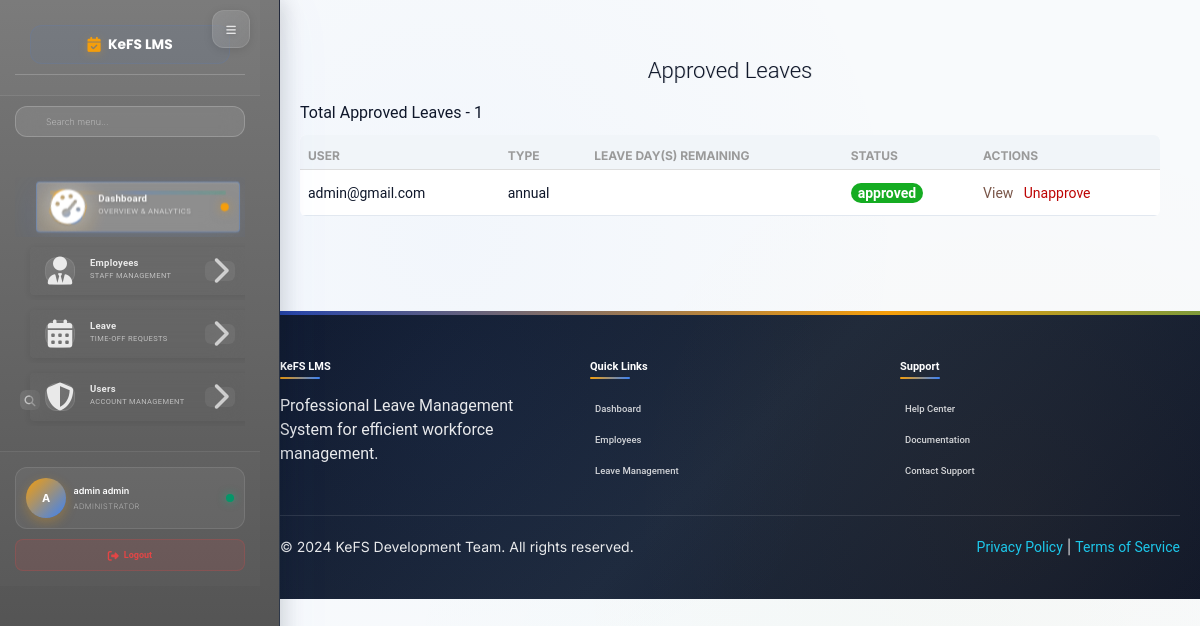
Page /dashboard/leaves/approved/all/ (signed in) on the committed database.
### employee/models.py (models this page shows)
class CustomUser(AbstractUser): #auth_base.AbstractBaseUser
    HR = 1
    SUPERVISOR = 2
    USER = 3
    ROLE_CHOICES = (
        (HR, 'hr'),
        (SUPERVISOR, 'supervisor'),
        (USER, 'user'),
    )
    first_name = models.CharField(max_length=100)
    last_name = models.CharField(max_length=100)
    username = models.CharField(max_length=100)
    email = models.EmailField(unique=True)
    phone_number = models.CharField(max_length=100)
    role = models.PositiveSmallIntegerField(choices=ROLE_CHOICES, blank=True, null=True)
    date_joined = models.DateTimeField(auto_now_add=True)
    last_login = models.DateTimeField(auto_now=True)
    created_date = models.DateField(auto_now_add=True)
    modified_date = models.DateField(auto_now=True)
    is_active = models.BooleanField(default=False)
    is_admin = models.BooleanField(default=False)
    is_superuser = models.BooleanField(default=False)
    is_staff = models.BooleanField(default=False)
    objects = UserManager()
    USERNAME_FIELD = 'email'
    REQUIRED_FIELDS = ['username', 'first_name', 'last_name']
    def __str__(self):
        return self.email

### leave/models.py (models this page shows, shortened)
class Leave(models.Model):
    user = models.ForeignKey(settings.AUTH_USER_MODEL, on_delete=models.CASCADE, default=1)
    startdate = models.DateField(verbose_name=_('Start Date'), help_text='leave start date is on ..', null=True, blank=False)
    enddate = models.DateField(verbose_name=_('End Date'), help_text='coming back on ...', null=True, blank=False)
    leavetype = models.CharField(choices=LEAVE_TYPE, max_length=25, default='SICK', null=True, blank=False)
    reason = models.CharField(verbose_name=_('Reason for Leave'), max_length=255, help_text='add additional information for leave', null=True, blank=True)
    default_annual_leave_days = models.PositiveIntegerField(default=30)
    leave_days_taken = models.PositiveIntegerField(default=0)
    leave_days_remaining = models.PositiveIntegerField(default=0)
    total_leave_days_available = models.PositiveIntegerField(default=0)
    status = models.CharField(max_length=20, default='pending')
    is_approved = models.BooleanField(default=False)
    updated = models.DateTimeField(auto_now=True)
    created = models.DateTimeField(auto_now_add=True)
    holiday = models.ForeignKey('Holiday', on_delete=models.SET_NULL, null=True, blank=True)
    is_recommended = models.BooleanField(default=False)
    objects = LeaveManager()
    class Meta:
        verbose_name = _('Leave')
        verbose_name_plural = _('Leaves')
        ordering = ['-created']

### dashboard/views.py (the view)
# urls.py: path('leaves/approved/all/', views.leaves_approved_list, name='approvedleaveslist'),
def leaves_approved_list(request):
    if request.user.is_authenticated:
        leaves = Leave.objects.all_approved_leaves()
        return render(request, 'dashboard/leaves_approved.html', {'leave_list': leaves, 'title': 'Approved Leave List'})
    else:
        return HttpResponse("You need to log in to access this page.")

### leave/manager.py (called while the page is built)
	def all_approved_leaves(self):
		return super().get_queryset().filter(status = 'approved')

### templates/dashboard/leaves_approved.html (shortened to what this page needs)
{% extends '_layout.html' %}
 {% block content %}
        <section class="content">
            <section class="container-fluid">
            	   <section class="row">
                        <section class="col col-sm-8 offset-sm-2">
                        </section>
                    </section>
                	<div class="table-responsive table-shadow">
                		<div class="text-center table-description">
                			<h4 class="title-h3" style="text-shadow: 1px 0px rgba(0,0,0,0.11)">Approved Leaves</h4>
                		</div>
                		<section class="total-leaves-count">
                			{% if leave_list %}
                			<p>Total Approved Leaves - <span>{{ leave_list.count }}</span></p>
                			{% endif %}
                		</section>
                		<table class="table">
							  <thead>
							    <tr>
							      <th scope="col"><b>User</b></th>
							      <th scope="col"><b>Type</b></th>
							      <th scope="col"><b>Leave Day(s) Remaining</b></th>
							      <th scope="col"><b>Status</b></th>
							      <th scope="col"><b>Actions</b></th>
							    </tr>
							  </thead>
							  <tbody>
							  	{% for leave in leave_list %}
							    <tr>
							      <td>{{ leave.user }}</td>
							      <td>{{ leave.leavetype }}</td>
								  <td>{{ total_leave_days_remaining }}</td>
							      <td><span class="badge badge-success" style="background-color:rgb(21, 172, 34); font-size: 14px;">{{ leave.status }}</span></td>
							      <td>
							      	<a href="{% url 'dashboard:userleaveview' leave.id %}" style="color: #795548;">
							      	    <span>View &nbsp;</span>
							      	</a>
									{% if request.user.is_superuser %}
							        <a href="{% url 'dashboard:userleaveunapprove' leave.id %}" style="color:#bd0404;">
							       	<span>Unapprove</span>
									{% endif %}
							        </a>
							      </td>
							    </tr>
							    {% endfor %}
							  </tbody>
						</table>
					</div>
            </section>
        </section>
 {% endblock %}

### templates/_layout.html (shortened to what this page needs)
{% load static %}
<!doctype html>
<html lang="en">
<head>
    <link rel="stylesheet" href="https://cdnjs.cloudflare.com/ajax/libs/font-awesome/6.4.0/css/all.min.css">
    <link href="{% static 'css/bootstrap.min.css' %}" rel="stylesheet" />
    <link href="{% static 'css/animate.min.css' %}" rel="stylesheet"/>
    <link href="{% static 'css/light-bootstrap-dashboard.css' %}" rel="stylesheet"/>
    <link rel="stylesheet" href="https://code.jquery.com/ui/1.12.1/themes/base/jquery-ui.css">
</head>
<body>
    <div class="sidebar" id="sidebar">
        <div class="sidebar-wrapper">
            <div class="sidebar-header">
                <button class="sidebar-toggle" id="sidebar-toggle" aria-label="Toggle sidebar">
                    <i class="fas fa-bars"></i>
                </button>
                <div class="logo">
                    <a href="{% url 'dashboard:dashboard' %}">
                        <i class="fas fa-calendar-check"></i>
                        <span>KeFS LMS</span>
                    </a>
                </div>
            </div>
            <div class="sidebar-search">
                <i class="fas fa-search search-icon"></i>
                <input type="text" class="search-input" placeholder="Search menu..." id="sidebar-search">
            </div>
            <nav>
                <ul class="nav">
                    <li class="nav-item active">
                        <a href="{% url 'dashboard:dashboard' %}" class="nav-link">
                            <div class="nav-icon-wrapper">
                                <i class="fas fa-gauge-high nav-icon"></i>
                                <div class="nav-icon-glow"></div>
                            </div>
                            <div class="nav-content">
                                <span class="nav-title">Dashboard</span>
                                <span class="nav-subtitle">Overview & Analytics</span>
                            </div>
                            <div class="nav-indicator active"></div>
                        </a>
                    </li>
                    {% if request.user.is_superuser or request.user.is_staff %}
                    <li class="nav-item dropdown">
                        <a href="#" class="nav-link dropdown-toggle">
                            <div class="nav-icon-wrapper">
                                <i class="fas fa-user-tie nav-icon"></i>
                            </div>
                            <div class="nav-content">
                                <span class="nav-title">Employees</span>
                                <span class="nav-subtitle">Staff Management</span>
                            </div>
                            <i class="fas fa-chevron-right chevron-icon"></i>
                        </a>
                    </li>
                    {% endif %}
                    <li class="nav-item dropdown">
                        <a href="#" class="nav-link dropdown-toggle">
                            <div class="nav-icon-wrapper">
                                <i class="fas fa-calendar-days nav-icon"></i>
                            </div>
                            <div class="nav-content">
                                <span class="nav-title">Leave</span>
                                <span class="nav-subtitle">Time-off Requests</span>
                            </div>
                            <i class="fas fa-chevron-right chevron-icon"></i>
                        </a>
                    </li>
                    {% if request.user.is_superuser or request.user.is_staff %}
                    <li class="nav-item dropdown">
                        <a href="#" class="nav-link dropdown-toggle">
                            <div class="nav-icon-wrapper">
                                <i class="fas fa-shield-halved nav-icon"></i>
                            </div>
                            <div class="nav-content">
                                <span class="nav-title">Users</span>
                                <span class="nav-subtitle">Account Management</span>
                            </div>
                            <i class="fas fa-chevron-right chevron-icon"></i>
                        </a>
                    </li>
                    {% endif %}
                </ul>
            </nav>
            <div class="sidebar-profile">
                <div class="user-profile">
                    <div class="user-avatar">
                        {{ request.user.get_full_name|slice:":1"|default:request.user.username|slice:":1"|upper }}
                    </div>
                    <div class="user-info">
                        <div class="user-name">{{ request.user.get_full_name|truncatechars:15|default:request.user.username|truncatechars:15 }}</div>
                        <div class="user-role">
                            {% if request.user.is_superuser %}Administrator{% elif request.user.is_staff %}Staff{% else %}Employee{% endif %}
                        </div>
                    </div>
                    <div class="user-status" title="Online"></div>
                </div>
                <div class="sidebar-logout">
                    <a href="{% url 'accounts:logout' %}" class="logout-btn">
                        <i class="fas fa-sign-out-alt"></i>
                        <span>Logout</span>
                    </a>
                </div>
            </div>
        </div>
    </div>
    <div class="main-panel">
        <main id="main-content" class="main-content">
            {% block content %}{% endblock %}
        </main>
        <footer class="app-footer">
            <div class="footer-content">
                <div class="footer-section">
                    <h5>KeFS LMS</h5>
                    <p>Professional Leave Management System for efficient workforce management.</p>
                </div>
                <div class="footer-section">
                    <h5>Quick Links</h5>
                    <ul class="footer-links">
                        <li><a href="{% url 'dashboard:dashboard' %}">Dashboard</a></li>
                        <li><a href="{% url 'dashboard:employees' %}">Employees</a></li>
                        <li><a href="{% url 'dashboard:staffleavetable' %}">Leave Management</a></li>
                    </ul>
                </div>
                <div class="footer-section">
                    <h5>Support</h5>
                    <ul class="footer-links">
                        <li><a href="#">Help Center</a></li>
                        <li><a href="#">Documentation</a></li>
                        <li><a href="#">Contact Support</a></li>
                    </ul>
                </div>
            </div>
            <div class="footer-bottom">
                <div>&copy; 2024 KeFS Development Team. All rights reserved.</div>
                <div>
                    <a href="#">Privacy Policy</a> | <a href="#">Terms of Service</a>
                </div>
            </div>
        </footer>
    </div>
</body>
</html>

### rows in the picture
CustomUser: user.get_full_name "A", user.get_full_name "admin admin"
Leave: user "admin@gmail.com", leavetype "annual", status "approved"

### other values in the picture
{{ leave_list.count }} "1"
